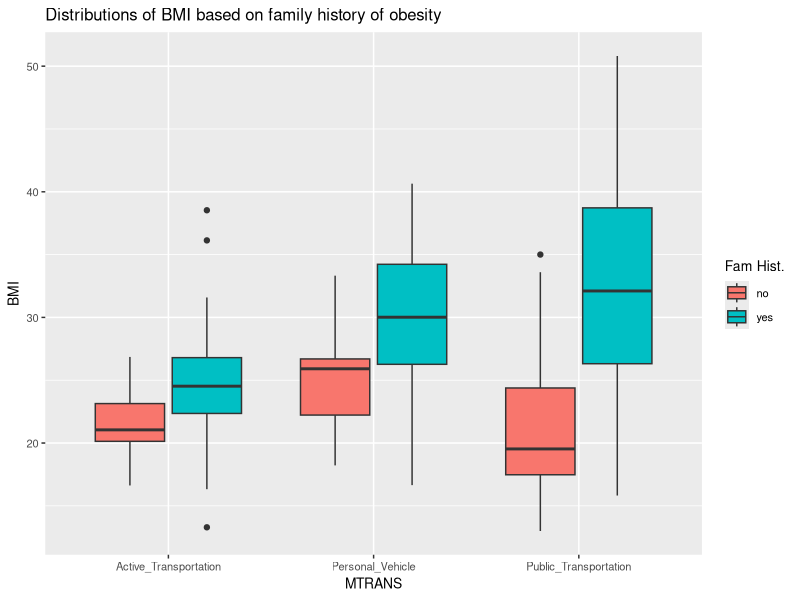
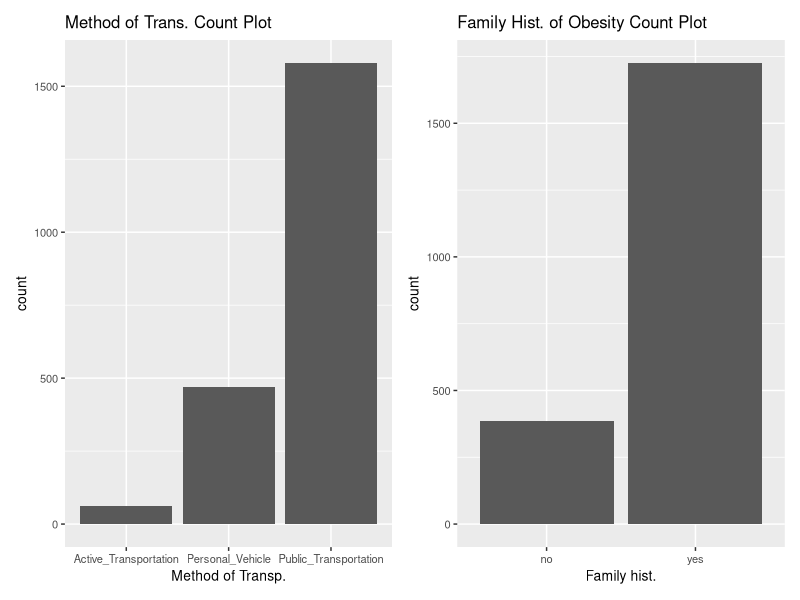
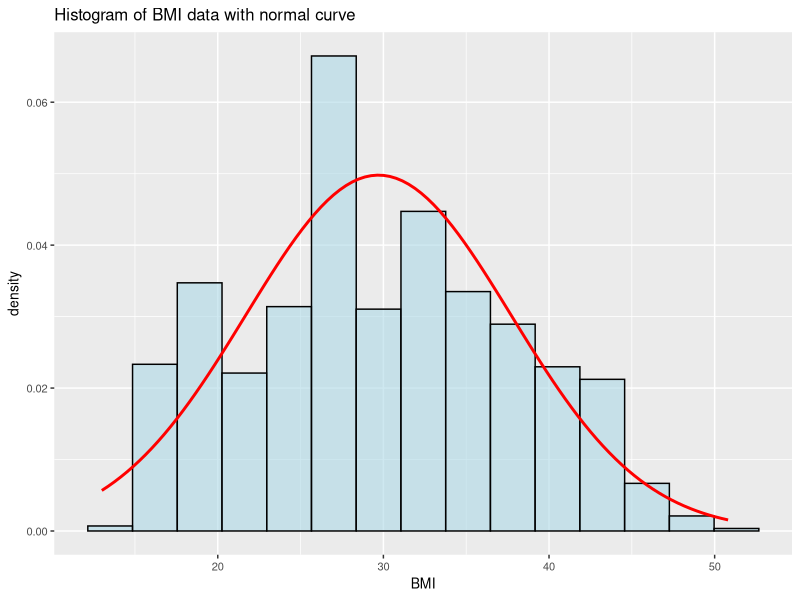
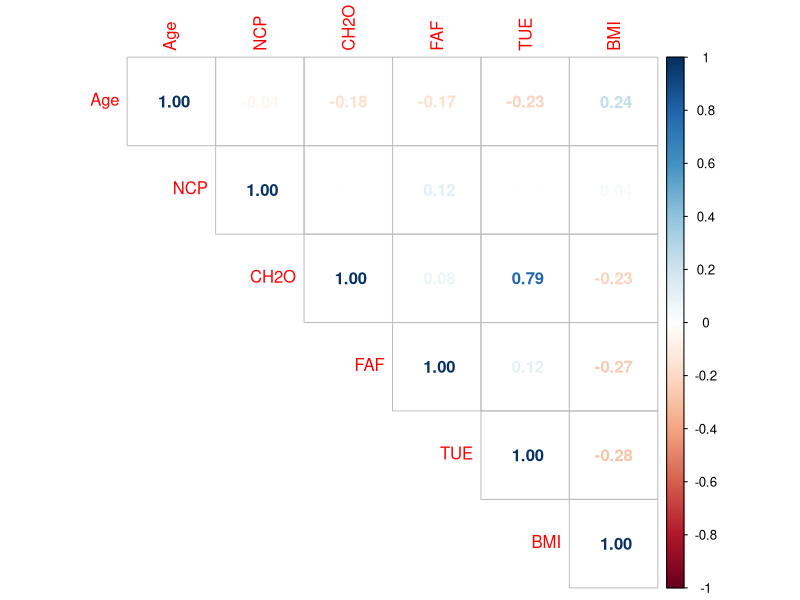
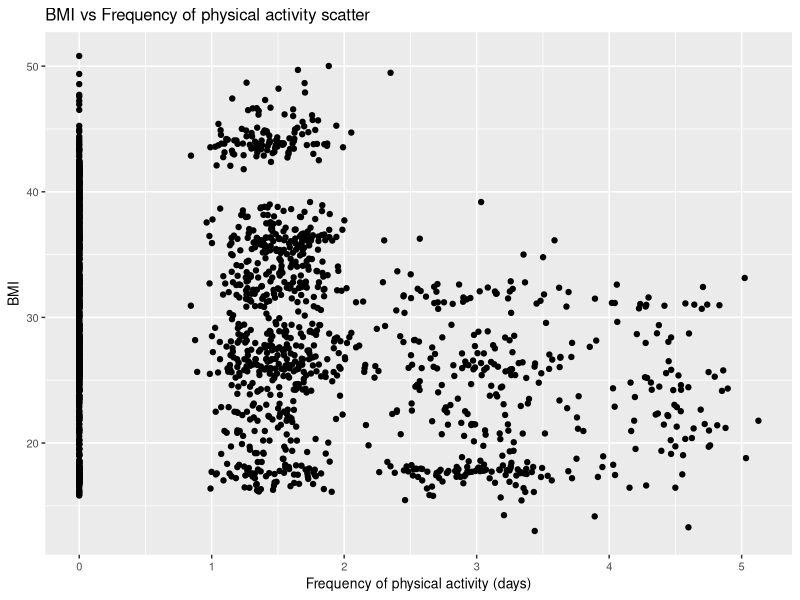
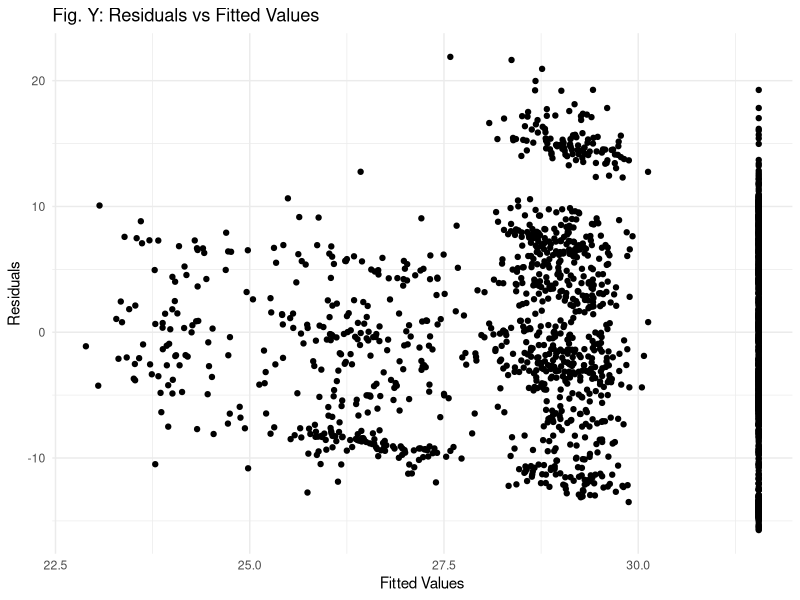

Write R code to recreate these figures, in order.
## ---- chunk 1
knitr::opts_chunk$set(message =  FALSE)
knitr::opts_chunk$set(warning =  FALSE)
knitr::opts_chunk$set(error =  FALSE)
knitr::opts_chunk$set(echo = FALSE)
bfcolor <- function(x, color) {
  if (knitr::is_latex_output()) {
    sprintf("\\textcolor{%s}{\\textbf{%s}}", color, x)
  } else if (knitr::is_html_output()) {
    sprintf("<span style='color: %s;'><b>%s</b></span>", color, x)
  } else x
}
## ---- chunk 2
# Load packages
library(knitr)
library(ggplot2)
library(dplyr)

# Input data
obesityData <- read.csv("../data/BMI_data2.csv")
## ---- chunk 3
set.seed(1234566)
n <- nrow(obesityData)
obesityData$FAF <- case_when(
  obesityData$FAF < 1 ~ 0,
  obesityData$FAF >= 1 & obesityData$FAF < 2 ~ rnorm(n, 1.5, 0.25),
  obesityData$FAF >= 2 & obesityData$FAF < 3 ~ rnorm(n, 3, .5),
  obesityData$FAF >= 3 ~ rnorm(n, 4.5, 0.25)
)
obesityData$TUE <- case_when(
  obesityData$TUE < 1 ~ runif(n, 0,2),
  obesityData$TUE >= 1 & obesityData$TUE < 2 ~ runif(n, 3, 5),
  obesityData$TUE >= 2 ~ rexp(n, 1) + 5
)
obesityData$CH2O <- case_when(
  obesityData$TUE < 1 ~ runif(n, 0,1),
  obesityData$TUE >= 1 & obesityData$TUE < 2 ~ runif(n, 1, 2),
  obesityData$TUE >= 2 ~ rexp(n, 1) + 2
)
## ---- chunk 4
quant_vars <- obesityData %>%
  select(where(is.numeric))
summary_stats <-summary(quant_vars)

kable(summary_stats, col.names = colnames(quant_vars), 
      caption = "Summary Statistics for Quantitative Variables")
## ---- chunk 5

# Ensure that categorical variables are selected correctly and convert character to factors if needed
categorical_vars <- obesityData %>%
  mutate(across(where(is.character), as.factor)) %>%
  select(where(is.factor))


# Create an empty list to store summary tables for each variable
summary_list <- list()

# Loop through each categorical variable and calculate summary statistics
for (var in colnames(categorical_vars)) {
  
  # Create a frequency table for each variable
  freq_table <- table(categorical_vars[[var]])
  
  # Calculate the proportions (frequency)
  prop_table <- prop.table(freq_table)
  
  # Create a data frame to store counts and proportions
  summary_df <- data.frame(
    Category = names(freq_table),
    Count = as.integer(freq_table),
    Proportion = round(prop_table, 3)
  )
  
  # Add the summary table to the list
  summary_list[[var]] <- summary_df
}


# Loop through all categorical variables and print their summaries
for (var in colnames(categorical_vars)) {
  if (!is.null(summary_list[[var]]) && is.data.frame(summary_list[[var]])) {
    # Print the table for the variable using kable
    print(kable(summary_list[[var]][,c("Category", "Count", "Proportion.Freq")],
                caption = paste("Summary for", var)))
  } 
  }


## ---- chunk 6
theme_update(text = element_text(size=10))
ggplot(obesityData, aes(x=MTRANS, y=BMI, 
                        fill = family_history_with_overweight)) +
  geom_boxplot() +
  ggtitle("Distributions of BMI based on family history of obesity") +
  labs(fill = "Fam Hist.")
## ---- chunk 7
library(patchwork)
theme_update(text = element_text(size=10))
a<-ggplot(obesityData, aes(x=factor(MTRANS))) +
  geom_bar() +
  xlab("Method of Transp.") +
  ggtitle("Method of Trans. Count Plot")
b<-ggplot(obesityData, aes(x=factor(family_history_with_overweight))) +
  geom_bar() +
  xlab("Family hist.") +
  ggtitle("Family Hist. of Obesity Count Plot")
a+b + plot_layout(ncol = 2) 
## ---- chunk 8
ggplot(obesityData, aes(x=BMI)) +
  geom_histogram(aes(y=..density..),bins=15, fill="lightblue", color="black", alpha=0.6) +
  stat_function(fun=dnorm, args=list(mean=mean(obesityData$BMI),
                                     sd=sd(obesityData$BMI)),
                color="red", linewidth=1) +
  ggtitle("Histogram of BMI data with normal curve")

## ---- chunk 9
continous <- obesityData[, c("Age", "NCP", "CH2O", 
                             "FAF", "TUE", "BMI")]
library(corrplot)
cor_mat <- cor(continous)
corrplot(cor_mat, method="number", "upper")
## ---- chunk 10
ggplot(obesityData, aes(x=FAF, y=BMI)) +
  geom_point() +
  xlab("Frequency of physical activity (days)") +
  ylab("BMI") +
  ggtitle("BMI vs Frequency of physical activity scatter")
## ---- chunk 11
# Fit linear model
BMIonFAF <- lm(BMI ~ FAF, data=obesityData)

# Get the summary of the model
BMIonFAF_summary <- summary(BMIonFAF)

# Format the coefficients and p-values
formatted_coefficients <- matrix(as.character(signif(
  BMIonFAF_summary$coefficients, 4)), ncol = 4)

colnames(formatted_coefficients) <- c("Estimate", "Std. Error",
                                      "t value", "p-value")
rownames(formatted_coefficients) <- c('Intercept',
                                      'Frequency of\nphysical activity')


kable(formatted_coefficients,
      caption = 'Fig. X: Simple Linear Regression of BMI on Fequency of Physical Activity')
## ---- chunk 12
# Check calculation using R function
kable(confint(BMIonFAF),
      caption = 'Confidence Interval Calculation by R')
## ---- chunk 13
# Generate residual plot
# Create residuals and fitted values
residuals <- resid(BMIonFAF)
fitted_values <- fitted(BMIonFAF)

data.frame(fitted_values, residuals) %>% 
  ggplot(aes(x = fitted_values,
             y = residuals)) +
  geom_point() +
  labs(title = "Fig. Y: Residuals vs Fitted Values",
       x = "Fitted Values",
       y = "Residuals") +
  theme_minimal()
## ---- chunk 14
write.csv(obesityData, "../data/data-cleaned.csv", row.names = FALSE)
